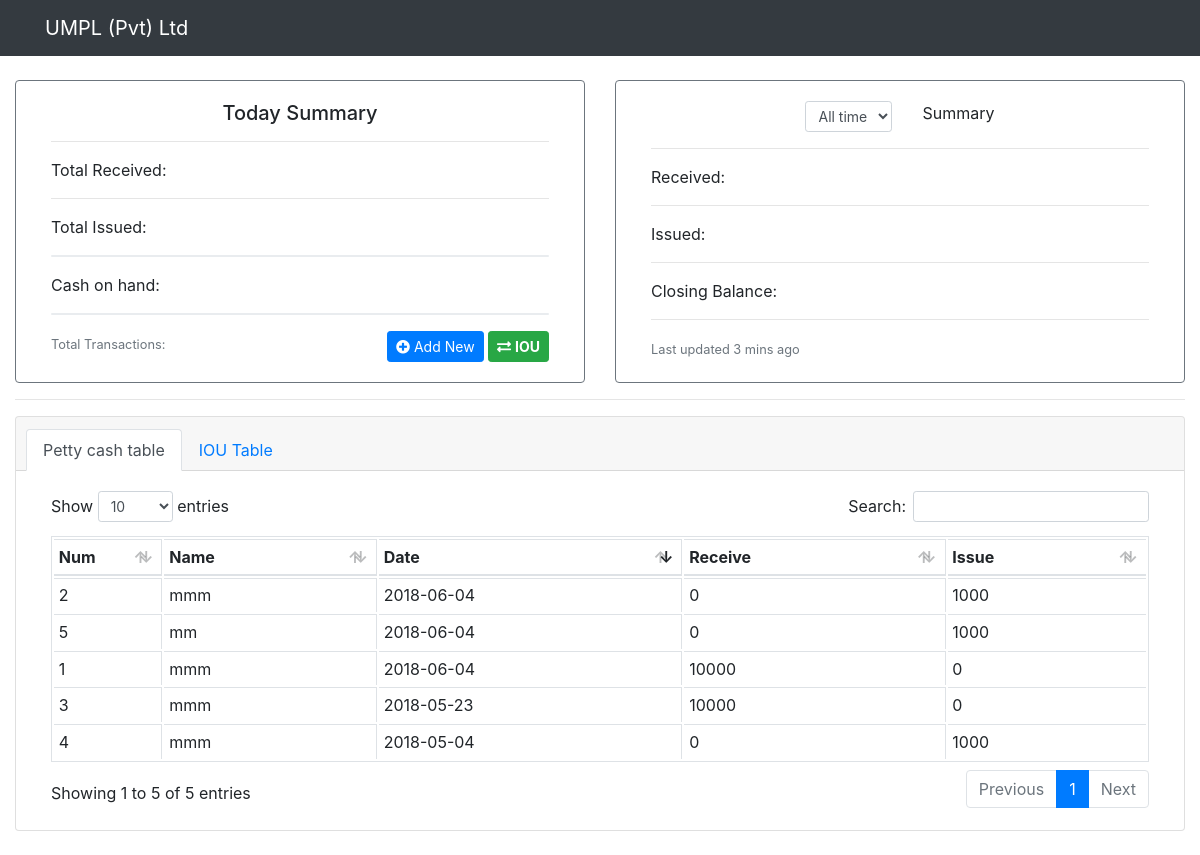
Screenshot of /cash.php with the database file from the repository.
### tables this page shows
CREATE TABLE IF NOT EXISTS `cash` (
  `c_id` int(11) NOT NULL AUTO_INCREMENT,
  `c_no` int(16) NOT NULL,
  `c_name` varchar(64) NOT NULL,
  `c_date` date NOT NULL,
  `c_receive` int(11) NOT NULL,
  `c_issue` int(11) NOT NULL,
  PRIMARY KEY (`c_id`)
);

### cash.php (the view, shortened to what this page needs)
<!DOCTYPE html>
<html>
<head>
    <link rel="stylesheet" href="css/bootstrap.min.css">
    <link rel="stylesheet" href="css/bootstrap-datepicker.standalone.css">
    <link rel="stylesheet" href="css/fontawesome-all.css">
    <link rel="stylesheet" href="css/dataTables.bootstrap4.min.css">
    <link rel="stylesheet" href="css/custom.css">
</head>
<body>
<nav class="navbar navbar-expand-md navbar-dark bg-dark bg-faded">
	<div class="container">
		<a class="navbar-brand" href="#">UMPL (Pvt) Ltd</a>
	</div>
</nav>
<div class="container-fluid py-4">
<div class="card-deck">
  <div class="card col-md-6 border-secondary">
    <div class="card-body">
      <h5 class="card-title text-center">Today Summary</h5>
      <hr>
      <p class="card-text">Total Received:
      <span id="received" class="float-right"></span></p>
	  <hr>
      <p class="card-text">Total Issued:
      <span id="issued" class="float-right"></span></p>
	 <div class="progress mb-3" style="height: 2px;">
	</div>
      <p class="card-text">Cash on hand:
      <span  id="balance" class="float-right"></span></p>
		<div class="progress mb-3" style="height: 2px;">
		</div>
      <p class="card-text"><small class="text-muted">Total Transactions: </small> <span id="t_count" class="badge badge-dark"></span>
		  <span class="float-right">
			  <button type="button" class="btn btn-sm btn-primary" data-toggle="modal" data-target="#cash_modal"><i class="fas fa-plus-circle"></i> Add New</button>
			  <button type="button" class="btn btn-sm btn-success" data-toggle="modal" data-target="#iou_modal"><i class="fas fa-exchange-alt"></i> <b>IOU</b></button>
		  </span>
      </p>
    </div>
  </div>
  <div class="card col-md-6 border-secondary">
    <div class="card-body">
	 <form class="form-inline justify-content-center">
		<div class="row">
	 	<div class="col">
			<select class="form-control form-control-sm" id="monthx">
			  <option value="0" selected>All time</option>
			</select>
		 </div>
		  <div class="col">
			<label class="card-title">Summary</label>
		 </div>
		 </div>
	</form>
      <hr>
      <p class="card-text">Received:
      	<span id="t_received" class="float-right"></span></p>
	  <hr>
      <p class="card-text">Issued:
      	<span id="t_issued" class="float-right"></span></p>
      <hr>
      <p class="card-text">Closing Balance:
      	<span id="t_balance" class="float-right"></span></p>
      <hr>
      <p class="card-text"><small class="text-muted">Last updated 3 mins ago</small></p>
    </div>
  </div>
</div>
<hr />
<div class="card">
  <div class="card-header">
    <ul class="nav nav-tabs card-header-tabs" id="myTab" role="tablist">
      <li class="nav-item">
        <a class="nav-link active" id="home-tab" data-toggle="tab" href="#home" role="tab" aria-controls="home" aria-selected="true">Petty cash table</a>
      </li>
      <li class="nav-item">
        <a class="nav-link" id="profile-tab" data-toggle="tab" href="#profile" role="tab" aria-controls="profile" aria-selected="false">IOU Table</a>
      </li>
    </ul>
  </div>
  	<div class="tab-content" id="myTabContent">
	  <div class="tab-pane fade show active" id="home" role="tabpanel" aria-labelledby="home-tab">
	  <div class="card-body">
		<table id="cash_table" class="table table-bordered table-hover table-sm">
		  <thead>
			<tr>
			  <th scope="col" width="10%">Num</th>
			  <th scope="col">Name</th>
			  <th scope="col">Date</th>
			  <th scope="col">Receive</th>
			  <th scope="col">Issue</th>
			</tr>
		  </thead>
		  <tbody>
		<?php
		include_once("inc/db.php");
			$tb_cash = "SELECT
				`c_no`,
				`c_name`,
				`c_date`,
				`c_receive`,
				`c_issue`
			FROM
				`cash`
			ORDER BY
				`c_date`
			DESC
				";
			$tb_cash_query 	= mysqli_query($connection, $tb_cash);
			$tb_cash_count	= mysqli_num_rows($tb_cash_query);
			if($tb_cash_count > 0){
				while($result  = mysqli_fetch_assoc($tb_cash_query)){
					echo '<tr><td>'.$result["c_no"].'</td>';
					echo '<td>'.$result["c_name"].'</td>';
					echo '<td>'.$result["c_date"].'</td>';
					echo '<td>'.$result["c_receive"].'</td>';
					echo '<td>'.$result["c_issue"].'</td></tr>';
				}
			}
		?>
		  </tbody>
		</table>
	  </div>
	  </div>
	</div>
</div>
</div>
</body>
</html>

### rows the page displays
cash: c_no "2", c_name "mmm", c_date "2018-06-04", c_receive "0", c_issue "1000"
cash: c_no "5", c_name "mm", c_date "2018-06-04", c_receive "0", c_issue "1000"
cash: c_no "1", c_name "mmm", c_date "2018-06-04", c_receive "10000", c_issue "0"
cash: c_no "3", c_name "mmm", c_date "2018-05-23", c_receive "10000", c_issue "0"
cash: c_no "4", c_name "mmm", c_date "2018-05-04", c_receive "0", c_issue "1000"
